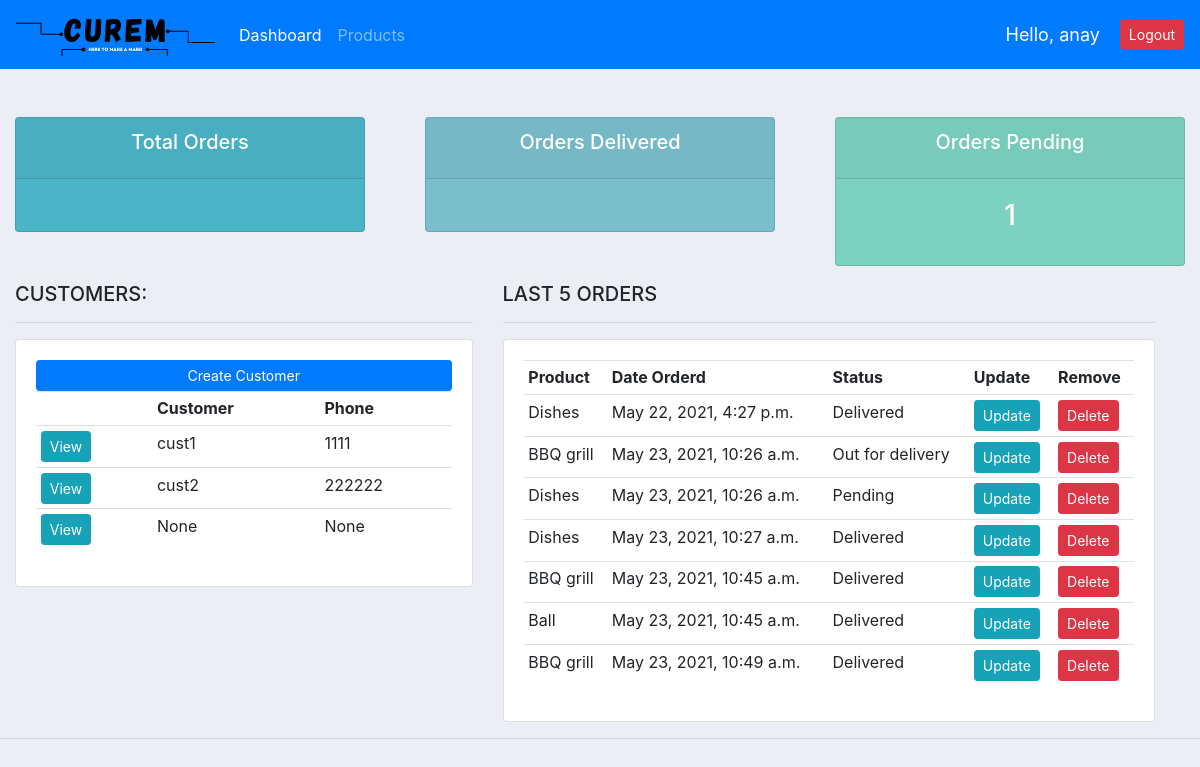
Page / (signed in) on the earlier database version.
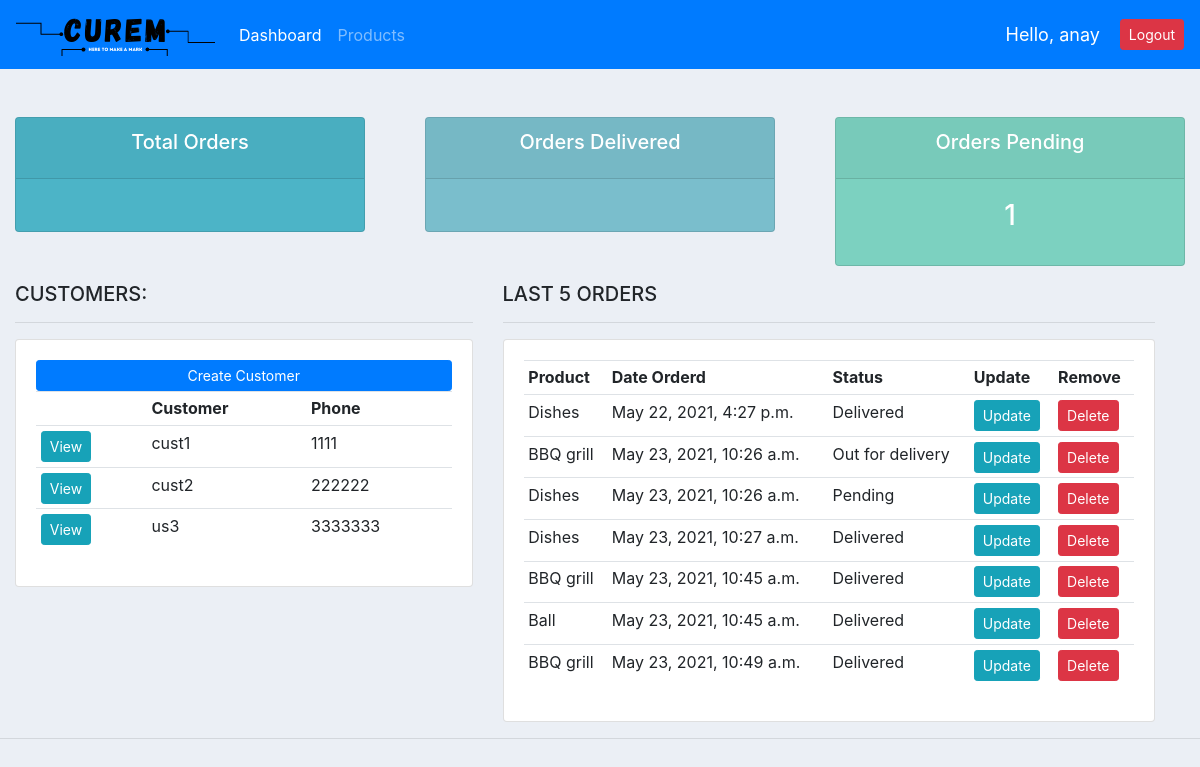
Same page on the later database version.
### accounts/models.py (models this page shows, shortened)
class Customer(models.Model):
    user = models.OneToOneField(User, null=True, blank=True, on_delete=models.CASCADE)
    name = models.CharField(max_length=200, null=True)
    phone= models.CharField(max_length=200, null=True)
    email= models.CharField(max_length=200, null=True)
    profile_pic = models.ImageField(default="logo.png",null=True, blank=True)
    date_created = models.DateTimeField(auto_now_add=True, null=True)

class Order(models.Model):
    STATUS = (
			('Pending', 'Pending'),
			('Out for delivery', 'Out for delivery'),
			('Delivered', 'Delivered'),
			)
    customer = models.ForeignKey(Customer, null=True, on_delete=models.SET_NULL)
    product = models.ForeignKey(Product, null=True, on_delete=models.SET_NULL)
    date_created = models.DateTimeField(auto_now_add=True, null=True)
    status = models.CharField(max_length=200 , null=True, choices=STATUS)
    note = models.CharField(max_length=200 , null=True)

class Product(models.Model):
    CATEGORY = (
			('Indoor', 'Indoor'),
			('Out Door', 'Out Door'),
			)
    name = models.CharField(max_length=200, null=True)
    price= models.FloatField(null=True)
    category = models.CharField(max_length=200, null=True, choices=CATEGORY)
    description = models.CharField(max_length=500, null=True, blank=True)
    date_created = models.DateTimeField(auto_now_add=True, null=True)
    tags = models.ManyToManyField(Tag)
    def __str__(self):
        return self.name

### accounts/decorators.py (the view)
	def wrapper_function(request, *args, **kwargs):
		group = None
		if request.user.groups.exists():
			group = request.user.groups.all()[0].name
		if group == 'customer':
			return redirect('user-page')
		if group == 'admin':
			return view_func(request, *args, **kwargs)

### accounts/views.py (called while the page is built)
@login_required(login_url='login')
@admin_only
def home(request):
    orders = Order.objects.all()
    customers = Customer.objects.all()
    total_customers =customers.count()
    total_orders = orders.count()
    delivered = orders.filter(status='Delivered').count()
    pending = orders.filter(status='Pending').count()
    context = {'orders': orders, 'customers': customers, 'total_orders':total_orders, 'delivered':delivered, 'pending':pending}
    return render(request, 'accounts/dashboard.html', context)

### accounts/templates/accounts/dashboard.html
{% extends 'accounts/main.html' %} {% block content %}
<br />
{% include 'accounts/status.html' %}
<div class="row container-fluid">
  <div class="col-md-5">
    <h5>CUSTOMERS:</h5>
    <hr />
    <div class="card card-body">
      <a class="btn btn-primary btn-sm btn-block" href="">Create Customer</a>
      <table class="table table-sm">
        <tr>
          <th></th>
          <th>Customer</th>
          <th>Phone</th>
        </tr>
        {% for customer in customers%}
        <tr>
          <td>
            <a
              class="btn btn-sm btn-info"
              aria-pressed="true"
              href="{% url 'customer' customer.id %}"
              >View</a
            >
          </td>
          <td>{{customer.name}}</td>
          <td>{{customer.phone}}</td>
        </tr>
        {% endfor %}
      </table>
    </div>
  </div>
  <div class="col-md-7">
    <h5>LAST 5 ORDERS</h5>
    <hr />
    <div class="card card-body">
      <table class="table table-sm">
        <tr>
          <th>Product</th>
          <th>Date Orderd</th>
          <th>Status</th>
          <th>Update</th>
          <th>Remove</th>
        </tr>
        {% for order in orders%}
        <tr>
          <td>{{order.product}}</td>
          <td>{{order.date_created}}</td>
          <td>{{order.status}}</td>
          <td>
            <a
              class="btn btn-sm btn-info"
              aria-pressed="true"
              href="{% url 'update_order' order.id %}"
              >Update</a
            >
          </td>
          <td>
            <a
              class="btn btn-sm btn-danger"
              aria-pressed="true"
              href="{% url 'delete_order' order.id %}"
              >Delete</a
            >
          </td>
        </tr>
        {% endfor %}
      </table>
    </div>
  </div>
</div>
{% endblock %}

Differences in the rows shown:
removed Customer: name "None", phone "None"
added Customer: name "us3", phone "3333333"
